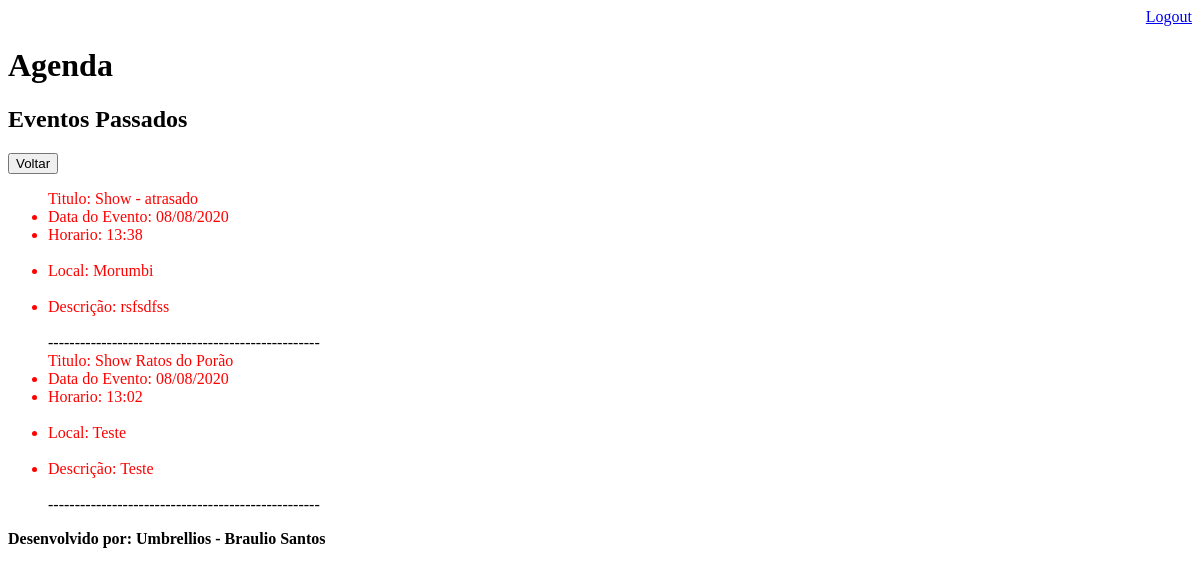
The page /agenda/historico/ (signed in) on the database as committed earlier.
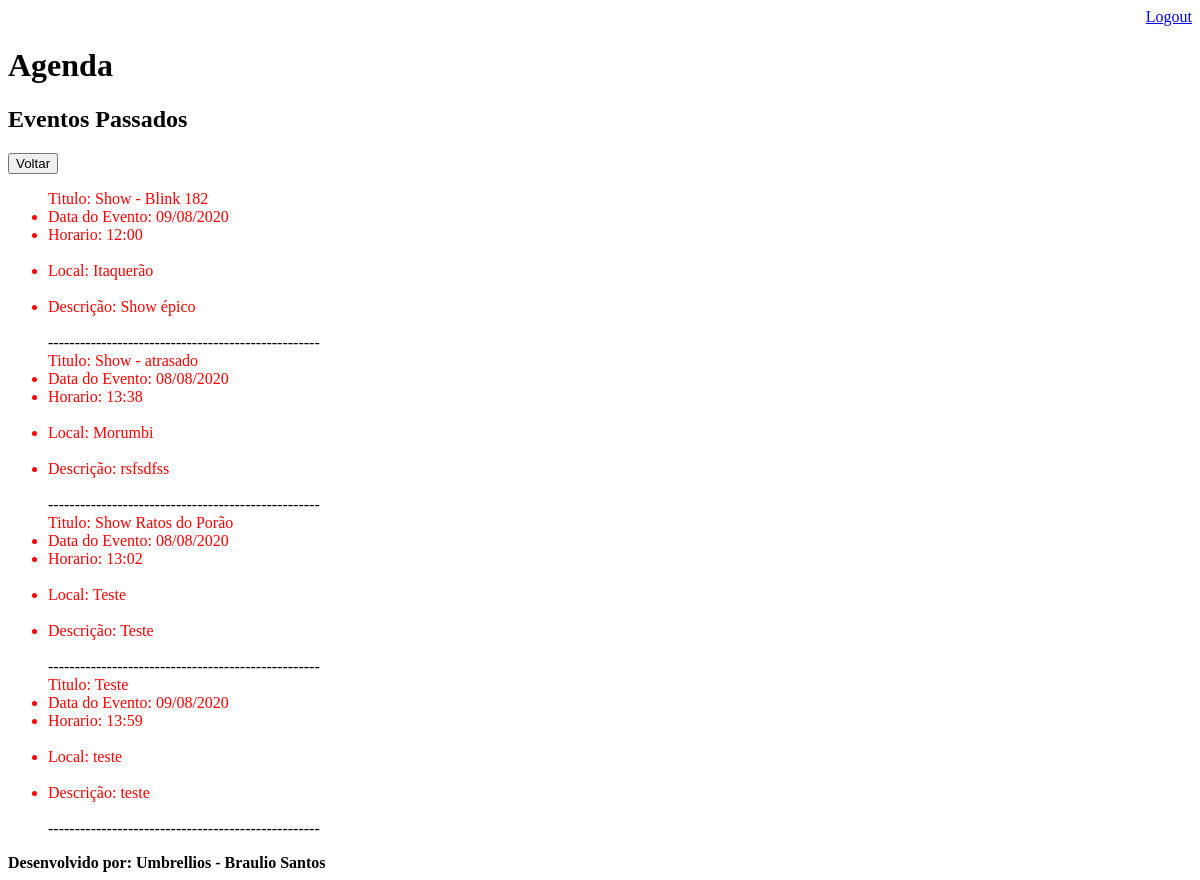
The same page on the database as committed later.
### core/models.py (models this page shows, shortened)
class Evento(models.Model):
    titulo = models.CharField(max_length=100)
    descricao = models.TextField(blank=True, null=True)
    data_evento = models.DateTimeField(verbose_name='Data do Evento')
    data_criacao = models.DateTimeField(auto_now=True, verbose_name='Data da Criação')
    usuario = models.ForeignKey(User, on_delete=models.CASCADE)
    local = models.CharField(max_length=100, blank=True, null=True)
    class Meta:
        db_table = 'evento'
    def get_data_evento(self):
        return self.data_evento.strftime('%d/%m/%Y')
    def get_hora_evento(self):
        return self.data_evento.strftime('%H:%M')

### core/views.py (the view)
# urls.py: path('agenda/historico/', views.lista_evento_historico),
@login_required(login_url='/login/')
def lista_evento_historico(request):
    usuario = request.user
    try:
        evento = Evento.objects.filter(usuario=usuario,
                                       data_evento__lt=datetime.now())
    except Exception:
        raise Http404()
    dados_evento = {'eventos' : evento}
    return render(request, 'evento-historico.html', dados_evento)

### templates/evento-historico.html
{% extends "model-page.html" %}
{% block content %}
 <h2> Eventos Passados</h2>
    <a href="/">
        <button type="button">Voltar</button>
    </a>
        <ul>
            {% for evento in eventos %}
                <div style="color:red"
                    <li>Titulo: {{evento.titulo}}</li>
                    <li>Data do Evento: {{evento.get_data_evento}}</li>
                    <li>Horario: {{evento.get_hora_evento}}</li><br>
                    <li>Local: {{evento.local}}</li><br>
                    <li>Descrição: {{evento.descricao}}</li><br>
                </div>
                ---------------------------------------------------
            {% endfor %}
        </ul>
{% endblock %}

Rows that differ between the two databases and show on the page:
now on this page (row edited): Evento: titulo "Show - Blink 182", get_data_evento "09/08/2020", get_hora_evento "12:00", local "Itaquerão", descricao "Show épico"
added Evento: titulo "Teste", get_data_evento "09/08/2020", get_hora_evento "13:59", local "teste", descricao "teste"
